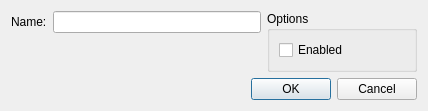
<?xml version="1.0" encoding="UTF-8"?>
<ui version="4.0">
 <class>DialogGroup</class>
 <widget class="QDialog" name="DialogGroup">
  <property name="geometry">
   <rect>
    <x>0</x>
    <y>0</y>
    <width>428</width>
    <height>99</height>
   </rect>
  </property>
  <property name="windowTitle">
   <string>Edit Group</string>
  </property>
  <layout class="QVBoxLayout" name="verticalLayout">
   <item>
    <layout class="QHBoxLayout" name="horizontalLayout">
     <item>
      <layout class="QFormLayout" name="formLayout">
       <property name="labelAlignment">
        <set>Qt::AlignRight|Qt::AlignTrailing|Qt::AlignVCenter</set>
       </property>
       <item row="0" column="0">
        <widget class="QLabel" name="labelName">
         <property name="text">
          <string>Name:</string>
         </property>
        </widget>
       </item>
       <item row="0" column="1">
        <widget class="QLineEdit" name="name"/>
       </item>
      </layout>
     </item>
     <item>
      <widget class="QGroupBox" name="groupOptions">
       <property name="sizePolicy">
        <sizepolicy hsizetype="Fixed" vsizetype="Preferred">
         <horstretch>0</horstretch>
         <verstretch>0</verstretch>
        </sizepolicy>
       </property>
       <property name="minimumSize">
        <size>
         <width>150</width>
         <height>0</height>
        </size>
       </property>
       <property name="title">
        <string>Options</string>
       </property>
       <layout class="QVBoxLayout" name="verticalLayout_2">
        <item>
         <widget class="QCheckBox" name="enabled">
          <property name="text">
           <string>Enabled</string>
          </property>
         </widget>
        </item>
       </layout>
      </widget>
     </item>
    </layout>
   </item>
   <item>
    <widget class="QDialogButtonBox" name="buttonBox">
     <property name="orientation">
      <enum>Qt::Horizontal</enum>
     </property>
     <property name="standardButtons">
      <set>QDialogButtonBox::Cancel|QDialogButtonBox::Ok</set>
     </property>
    </widget>
   </item>
  </layout>
 </widget>
 <tabstops>
  <tabstop>name</tabstop>
  <tabstop>enabled</tabstop>
  <tabstop>buttonBox</tabstop>
 </tabstops>
 <resources/>
 <connections>
  <connection>
   <sender>buttonBox</sender>
   <signal>accepted()</signal>
   <receiver>DialogGroup</receiver>
   <slot>accept()</slot>
   <hints>
    <hint type="sourcelabel">
     <x>248</x>
     <y>254</y>
    </hint>
    <hint type="destinationlabel">
     <x>157</x>
     <y>274</y>
    </hint>
   </hints>
  </connection>
  <connection>
   <sender>buttonBox</sender>
   <signal>rejected()</signal>
   <receiver>DialogGroup</receiver>
   <slot>reject()</slot>
   <hints>
    <hint type="sourcelabel">
     <x>316</x>
     <y>260</y>
    </hint>
    <hint type="destinationlabel">
     <x>286</x>
     <y>274</y>
    </hint>
   </hints>
  </connection>
 </connections>
</ui>
